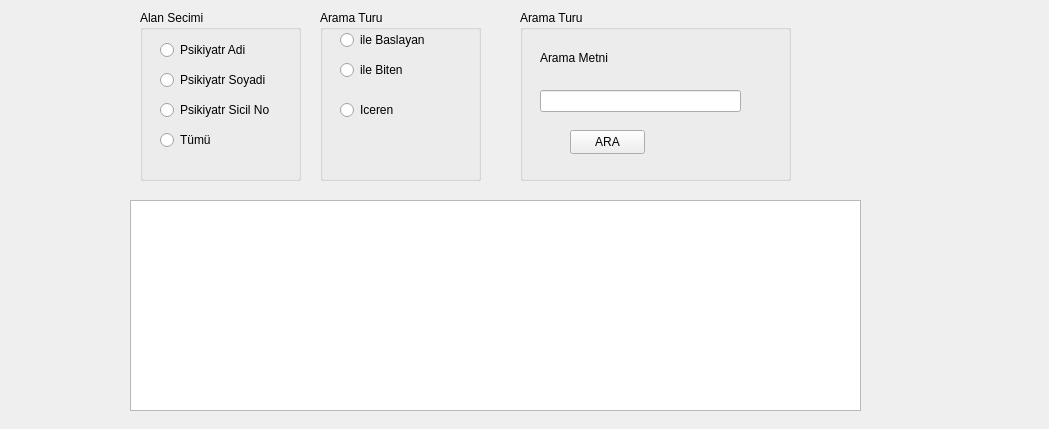
<?xml version="1.0" encoding="UTF-8"?>
<ui version="4.0">
 <class>PsikiyatrListeFormu</class>
 <widget class="QWidget" name="PsikiyatrListeFormu">
  <property name="geometry">
   <rect>
    <x>0</x>
    <y>0</y>
    <width>1049</width>
    <height>429</height>
   </rect>
  </property>
  <property name="windowTitle">
   <string>Form</string>
  </property>
  <widget class="QGroupBox" name="grpArama_2">
   <property name="geometry">
    <rect>
     <x>320</x>
     <y>10</y>
     <width>161</width>
     <height>171</height>
    </rect>
   </property>
   <property name="title">
    <string>Arama Turu</string>
   </property>
   <widget class="QRadioButton" name="rbIleBaslayan">
    <property name="geometry">
     <rect>
      <x>20</x>
      <y>20</y>
      <width>89</width>
      <height>20</height>
     </rect>
    </property>
    <property name="text">
     <string>ile Baslayan</string>
    </property>
   </widget>
   <widget class="QRadioButton" name="rbIleBiten">
    <property name="geometry">
     <rect>
      <x>20</x>
      <y>50</y>
      <width>89</width>
      <height>20</height>
     </rect>
    </property>
    <property name="text">
     <string>ile Biten</string>
    </property>
   </widget>
   <widget class="QRadioButton" name="rbIceren">
    <property name="geometry">
     <rect>
      <x>20</x>
      <y>90</y>
      <width>89</width>
      <height>20</height>
     </rect>
    </property>
    <property name="text">
     <string>Iceren</string>
    </property>
   </widget>
  </widget>
  <widget class="QGroupBox" name="grpArama_3">
   <property name="geometry">
    <rect>
     <x>520</x>
     <y>10</y>
     <width>271</width>
     <height>171</height>
    </rect>
   </property>
   <property name="title">
    <string>Arama Turu</string>
   </property>
   <widget class="QLabel" name="label">
    <property name="geometry">
     <rect>
      <x>20</x>
      <y>40</y>
      <width>81</width>
      <height>16</height>
     </rect>
    </property>
    <property name="text">
     <string>Arama Metni</string>
    </property>
   </widget>
   <widget class="QLineEdit" name="leArama">
    <property name="geometry">
     <rect>
      <x>20</x>
      <y>80</y>
      <width>201</width>
      <height>22</height>
     </rect>
    </property>
   </widget>
   <widget class="QPushButton" name="btnAra">
    <property name="geometry">
     <rect>
      <x>50</x>
      <y>120</y>
      <width>75</width>
      <height>24</height>
     </rect>
    </property>
    <property name="text">
     <string>ARA</string>
    </property>
   </widget>
  </widget>
  <widget class="QGroupBox" name="grpArama">
   <property name="geometry">
    <rect>
     <x>140</x>
     <y>10</y>
     <width>161</width>
     <height>171</height>
    </rect>
   </property>
   <property name="title">
    <string>Alan Secimi</string>
   </property>
   <widget class="QRadioButton" name="rbPsikiyatrAdi">
    <property name="geometry">
     <rect>
      <x>20</x>
      <y>30</y>
      <width>111</width>
      <height>20</height>
     </rect>
    </property>
    <property name="text">
     <string>Psikiyatr Adi</string>
    </property>
   </widget>
   <widget class="QRadioButton" name="rbTumu">
    <property name="geometry">
     <rect>
      <x>20</x>
      <y>120</y>
      <width>89</width>
      <height>20</height>
     </rect>
    </property>
    <property name="text">
     <string>Tümü</string>
    </property>
   </widget>
   <widget class="QRadioButton" name="rbPsikiyatrSoyadi">
    <property name="geometry">
     <rect>
      <x>20</x>
      <y>60</y>
      <width>131</width>
      <height>20</height>
     </rect>
    </property>
    <property name="text">
     <string>Psikiyatr Soyadi</string>
    </property>
   </widget>
   <widget class="QRadioButton" name="rbPsikiyatrSicilNo">
    <property name="geometry">
     <rect>
      <x>20</x>
      <y>90</y>
      <width>121</width>
      <height>20</height>
     </rect>
    </property>
    <property name="text">
     <string>Psikiyatr Sicil No</string>
    </property>
   </widget>
  </widget>
  <widget class="QTableWidget" name="tblPsikiyatrListesi">
   <property name="geometry">
    <rect>
     <x>130</x>
     <y>200</y>
     <width>731</width>
     <height>211</height>
    </rect>
   </property>
  </widget>
 </widget>
 <resources/>
 <connections>
  <connection>
   <sender>leArama</sender>
   <signal>textChanged(QString)</signal>
   <receiver>btnAra</receiver>
   <slot>click()</slot>
   <hints>
    <hint type="sourcelabel">
     <x>590</x>
     <y>100</y>
    </hint>
    <hint type="destinationlabel">
     <x>587</x>
     <y>136</y>
    </hint>
   </hints>
  </connection>
 </connections>
</ui>
